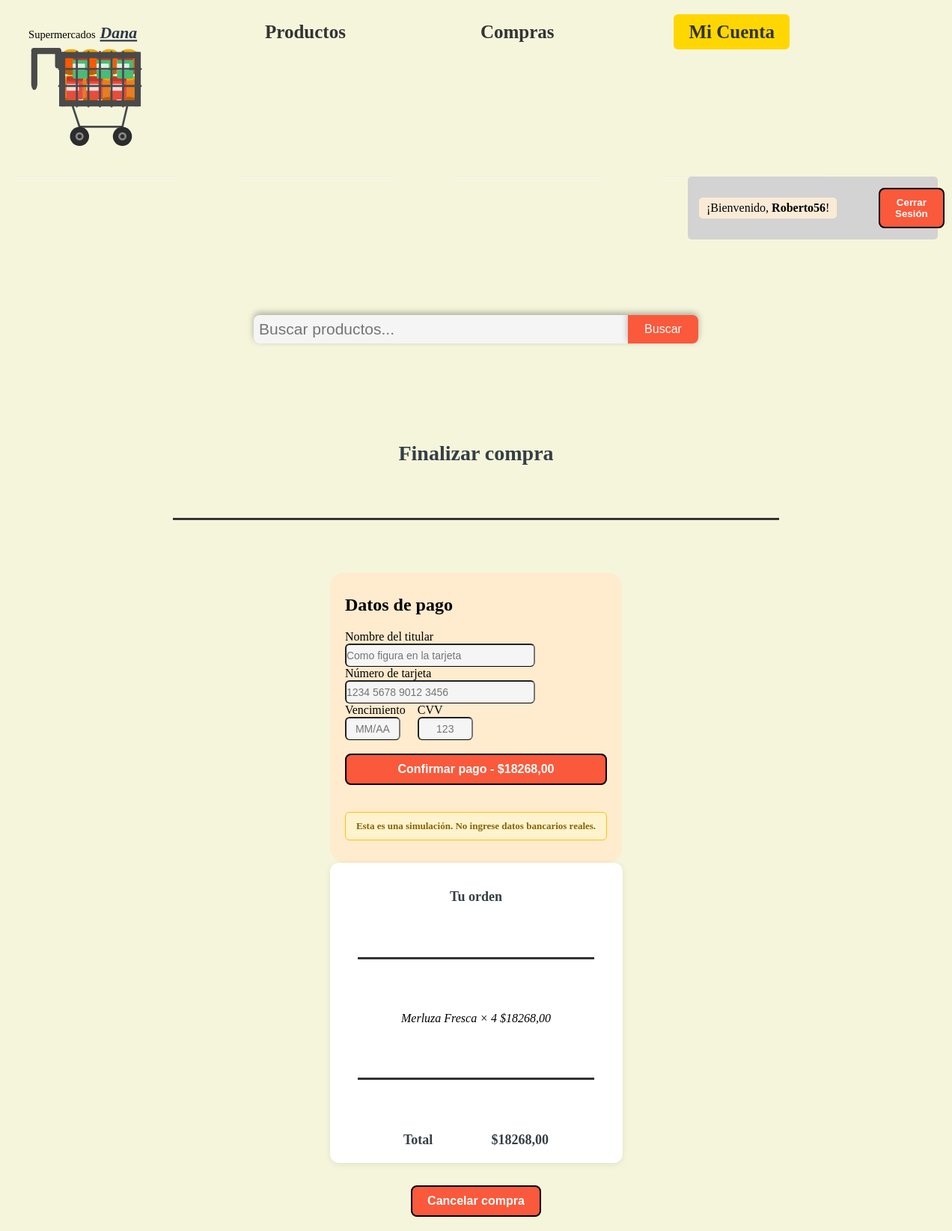
Screenshot of /compras/checkout/ (signed in) with the database file from the repository.
### carrito/models.py (models this page shows, shortened)
class Carrito(models.Model):
    cliente = models.OneToOneField(
        'clientes.Cliente',
        on_delete=models.CASCADE,
        related_name='carrito'
    )
    creado_en= models.DateTimeField(auto_now_add=True)
    actualizado_en = models.DateTimeField(auto_now=True)
    def total(self):
        return sum(item.subtotal() for item in self.items.all())

class ItemCarrito(models.Model):
    carrito = models.ForeignKey(
        Carrito,
        on_delete=models.CASCADE,
        related_name='items'
    )
    producto = models.ForeignKey(
        'productos.Producto',
        on_delete=models.CASCADE,
        related_name='items_carrito'
    )
    cantidad = models.PositiveIntegerField(default=1)
    precio_unitario = models.DecimalField(
        max_digits=10,
        decimal_places=2
    )
    precio_original = models.DecimalField(
        max_digits=10,
        decimal_places=2,
        blank=True,
        null= True
    )
    def subtotal(self):
        if self.precio_unitario is None:
            return Decimal('0.00')
        return self.precio_unitario * self.cantidad
    class Meta:
        unique_together = ('carrito', 'producto')

### productos/models.py (models this page shows, shortened)
class Producto(models.Model):
    nombre = models.CharField(max_length=200)
    descripcion = models.TextField(blank=True)
    precio = models.DecimalField(max_digits=10, decimal_places=2)
    stock = models.PositiveIntegerField(default=0)
    categoria = models.ForeignKey(
        Categoria,
        on_delete=models.PROTECT,
        related_name='productos'
    )
    imagen=models.ImageField(upload_to='productos/', blank=True, null=True)

### compras/views.py (the view, shortened to what this page needs)
# urls.py: path('checkout/', views.checkout, name='checkout'),
@login_required
def checkout(request):
    cliente = get_object_or_404(Cliente, usuario=request.user)
    carrito = get_object_or_404(Carrito, cliente=cliente)
    if not carrito.items.exists():
        return redirect('carrito:ver')
    form = CheckoutForm(request.POST or None)
    return render(request, 'compras/checkout.html', {
        'form': form,
        'carrito': carrito,
        'items': carrito.items.select_related('producto').all()
    })

### productos/context_processors.py (called while the page is built)
def busqueda_global(request):
    query = request.GET.get('q', '').strip()
    resultados_busqueda = []
    if query:
        resultados_busqueda = Producto.objects.filter(
           nombre__icontains= query,
        )[:6]
    return {
        'resultados_busqueda': resultados_busqueda,
        'query_global': query,
    }

### templates/compras/checkout.html (shortened to what this page needs)
{% extends 'base.html' %}
{% load static %}
{% block extra_css %}
<link rel="stylesheet" href="{% static 'css/checkout.css' %}">
{% endblock %}
{% block content %}
<div class="checkout-wrapper">
    <h1>Finalizar compra</h1>
    <hr>
    <div class="checkout-body">
        <form method="POST" action="{% url 'compras:checkout' %}">
            <h2>Datos de pago</h2>
            <div class="form-input">
                <label>{{ form.nombre_titular.label }}</label>
                {{ form.nombre_titular }}
            </div>
            <div class="form-input">
                <label>{{ form.numero_tarjeta.label }}</label>
                {{ form.numero_tarjeta }}
            </div>
            <div class="checkout-fila">
                <div class="form-input">
                    <label>{{ form.vencimiento.label }}</label>
                    {{ form.vencimiento }}
                </div>
                <div class="form-input">
                    <label>{{ form.cvv.label }}</label>
                    {{ form.cvv }}
                </div>
            </div>
            <br>
            <button type="submit" class="form-button btn-pagar">
                Confirmar pago - ${{ carrito.total }}
            </button>
            <br>
            <br>
            <div class="checkout-aviso">
                Esta es una simulación. No ingrese datos bancarios reales.
            </div>
        </form>
    </div>
    <div class="checkout-resumen">
        <h2>Tu orden</h2>
        <hr>
        {% for item in items %}
        <div class="checkout-item">
            <span>{{ item.producto.nombre }} &times; {{ item.cantidad }}</span>
            <span>${{ item.subtotal }}</span>
        </div>
        {% endfor %}
        <hr>
        <div class="checkout-total">
            <strong>Total</strong>
            <strong>${{ carrito.total }}</strong>
        </div>
    </div>
</div>
<div>
    <a class="form-button btn-cancelar" href="{% url 'carrito:ver' %}">
        Cancelar compra
    </a>
</div>
{% endblock %}

### templates/navbar.html (shortened to what this page needs)
{% load static %}
<nav class="menu">
   <ul>
     <li id="align">
        <a href="{% url 'productos:inicio' %}" id='init'>
            <img src="{% static 'img/carrito.svg'%}" alt="Supermercados Dana" class="brand-logo">
        </a>
     </li>
     <li>
        <a href="{% url 'productos:lista' %}"
        class="{% if request.path == '/productos/' %}active{% endif %}">
         Productos
        </a>
     </li>
     <li>
        <a href="{% url 'carrito:ver' %}"
         class="{% if request.path == '/carrito/' %}active{% endif %}">
         Compras
        </a>
     </li>
     {% if request.user.is_authenticated %}
     <li>
       <a href="{% url 'clientes:perfil' %}" id="cuenta"
         class="{% if request.path == '/perfil/' %}active{% endif %}">
         Mi Cuenta
        </a>
     </li>
     {% endif %}
   </ul>
</nav>
<nav>
    <div class="nav-auth">
        {% if request.user.is_authenticated %}
        <p class="user">
            ¡Bienvenido, <strong>{{ request.user.username }}</strong>!
        </p>
        <form method="POST" action="{% url 'clientes:logout' %}" class="form-login">
            <button type="submit" class="nav-button">
                Cerrar Sesión
            </button>
        </form>
        {% endif %}
    </div>
</nav>
<nav>
    <div class="search">
        <form method="GET" action="{% url 'productos:buscar' %}" class="search-form">
            <input type="search" name="q" class="global-search" placeholder="Buscar productos..." value="{{ query_global }}">
            <button type="submit" class="search-button">Buscar</button>
        </form>
    </div>
</nav>

### static/css/navbar.css (style rules this page uses)
h1 { text-align: center; margin-top:auto; }
span { font-style: italic; text-decoration: none; }
hr { margin-block:70px; border: none; height: 3px; background-color: #333; width: 90%; }
p { text-align:center; }
.search { display: flex; flex-direction: column; position: relative; justify-self: center; }
li { padding: 10px 15px; color: #333; font-size: 25px; border-bottom: 1px solid #eee; }
.search-form { display:flex; align-items: center; margin-bottom: 100px; height: 40px; }
.global-search { flex: 1; width: 500px; height: auto; border-radius: 8px 0 0 8px; background-color: whitesmoke; color: black; font-size: 21px; padding: 7px; box-sizing: border-box; margin: 0 auto; border: none; box-shadow: 0 -3px 8px rgba(0,0,0,0.3); }
.menu { flex-grow: 2; color: #343f44; align-items: left; flex-direction: row; display:flex; }
.brand-logo { display: inline-block; width: 200px; height: auto; background-size: contain; background-repeat:no-repeat; animation: glow 2s ease-in-out infinite alternate; }
.menu ul { list-style-type: none; display: flex; gap: 40px; justify-content: space-evenly; margin: 0; padding: 0; }
.menu ul li#align { padding: 5px; margin-top: 0; margin-bottom: 0; }
.menu ul li:not(#align) a { margin-right: 30px; font-weight: 600; margin-top: 40px; padding: 10px 20px; margin-bottom: 20px; text-decoration: none; color: inherit; transition: background-color 0.2s ease, color 0.2s ease; }
a { text-decoration: none; color: inherit; }
#cuenta { background-color: gold; border-radius: 6px; }
.menu li { margin-right: 40px; font-weight: 600; }
#init { color: beige; background-color: transparent; padding: 5px; border-radius: 5px; }
body { background-color: beige; padding: 5px; margin: 14px; }
.search-button { background-color: #fa593c; margin-left: auto; color:white; position: relative; box-sizing: boder-box; border: none; font-size: 16px; justify-self: center; display: inline-flex; border-radius: 0 8px 8px 0; padding: 10px 22px; font-weight: 400; cursor: pointer; box-shadow: 0 -3px 8px rgba(0,0,0,0.3); }
.nav-button { background-color: #fa593c; color:white; border: 2px solid; border-color: black; position: relative; display: flex; margin-left: 240px; border-radius: 8px; padding: 10px 20px; font-weight: 600; cursor: pointer; }
.form-login { position:inherit; display: flex; margin-left: auto; }
.user { margin-left: auto; position: absolute; background-color: antiquewhite; border-radius: 5px; padding: 5px 10px; gap: 8px; }
.nav-auth { display: flex; background-color: lightgray; border-radius: 5px; padding: 15px; align-items: center; margin-bottom: 100px; margin-left: 900px; }

### rows the page displays
Carrito: total "18268,00"
ItemCarrito: producto.nombre "Merluza Fresca", cantidad "4", subtotal "18268,00"

### other values shown
{{ request.user.username }} "Roberto56"
